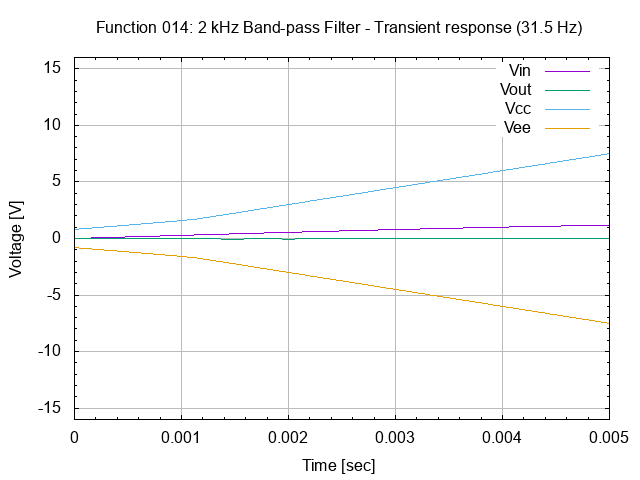

gnuplot code for this plot:
# set terminal
set term png

# set graph
set output "26.014.00.01.03.03.png"
set title "Function 014: 2 kHz Band-pass Filter - Transient response (31.5 Hz)"

# setup Y-axis
set yrange [-16:16]
set grid ytics lt 1 lw 1 lc rgb "#bbbbbb"
set mytics
set ylabel "Voltage [V]"

# setup X-axis
set grid xtics lt 1 lw 1 lc rgb "#bbbbbb"
set mxtics
set xrange [0:0.005]
set xlabel "Time [sec]"

# setup plot style
set style data lines
plot '26.014.00.01.03.dat' using 1:2 title "Vin", \
     '26.014.00.01.03.dat' using 1:3 title "Vout", \
     '26.014.00.01.03.dat' using 1:4 title "Vcc", \
     '26.014.00.01.03.dat' using 1:5 title "Vee"

# set output back to default
set output

# reset terminal type
set terminal pop
